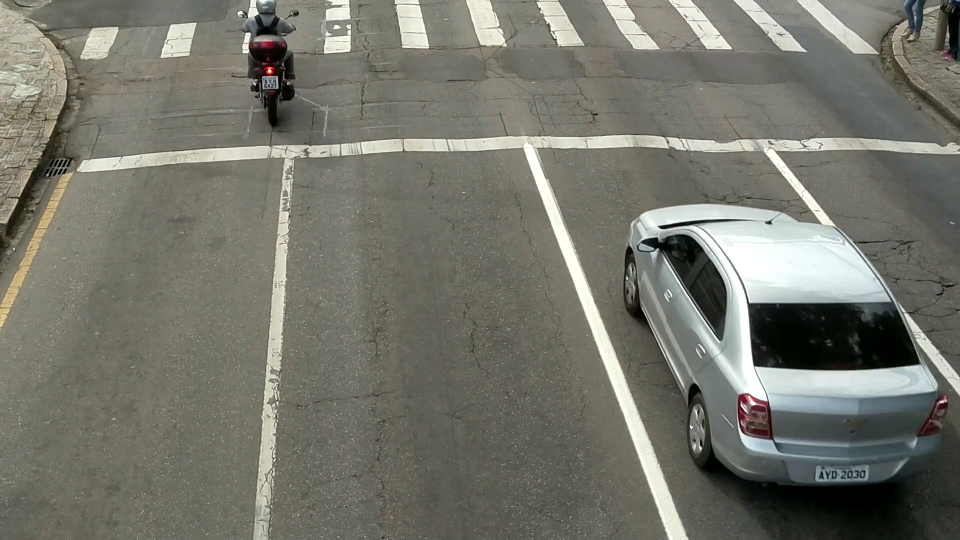
#> input picture speed/video01/frame_71.jpg, 1920 x 1080 px, given in place of video.mp4, which was not available (shown at 1/2 size)
$ jupyter execute --allow-errors alpr_ocr_from_scratch.ipynb   (text cells are left out)
#> lines starting #> are read from the running program, lines starting #| are printed output that depends on the picture; pictures that were not available may be replaced by others from this repository, and a replacement may not be noted
[cell 1]
from pathlib import Path
import xml.etree.ElementTree as ET
import re

import cv2
import numpy as np
import pandas as pd
from tqdm import tqdm

import matplotlib.pyplot as plt
import seaborn as sns

import pytesseract
import easyocr

[cell 2]
# Paths base del proyecto (ajustar si tu estructura es distinta)
ROOT = Path(".")
VIDEO_PATH = ROOT / "video01" / "video.mp4"
XML_VEHICLES = ROOT / "video01" / "vehicles.xml"

OUTPUT_DIR = ROOT / "outputs" / "plates"
OUTPUT_DIR.mkdir(parents=True, exist_ok=True)

print("VIDEO_PATH:", VIDEO_PATH.resolve())
print("XML_VEHICLES:", XML_VEHICLES.resolve())
print("OUTPUT_DIR:", OUTPUT_DIR.resolve())

# Configuración opcional de Tesseract (ajustar en tu Windows)
# Ejemplo típico:
# pytesseract.pytesseract.tesseract_cmd = r"C:\Program Files\Tesseract-OCR\tesseract.exe"

# Comprobación rápida (no rompe si no está instalado)
#> (the rest of this cell did not finish here and is left out)

[cell 3]
def load_gt_plates_from_xml(xml_path: Path) -> pd.DataFrame:
    """
    Lee el XML de vehicles y arma un DataFrame con las regiones de patente.

    Parámetros:
      - xml_path: ruta al archivo vehicles.xml.

    Returns:
      - DataFrame con una fila por vehículo con patente visible:
        columnas: frame, lane, x1, y1, x2, y2, w, h,
                  radar_frame_start, radar_frame_end, radar_speed.
    """
    tree = ET.parse(str(xml_path))
#> (reads speed/video01/vehicles.xml from the repository)
    root = tree.getroot()
    gtruth = root.find("gtruth")

    rows = []
    for veh in gtruth.findall("vehicle"):
        if veh.get("plate", "False") != "True":
            continue

        iframe = int(veh.get("iframe"))
        lane = int(veh.get("lane"))

        region = veh.find("region")
        x = int(region.get("x"))
        y = int(region.get("y"))
        w = int(region.get("w"))
        h = int(region.get("h"))
        x1, y1 = x, y
        x2, y2 = x + w, y + h

        radar = veh.find("radar")
        if radar is not None:
            radar_frame_start = int(radar.get("frame_start"))
            radar_frame_end = int(radar.get("frame_end"))
            radar_speed = float(radar.get("speed"))
        else:
            radar_frame_start = np.nan
            radar_frame_end = np.nan
            radar_speed = np.nan

        rows.append(
            dict(
                frame=iframe,
                lane=lane,
                x1=x1,
                y1=y1,
                x2=x2,
                y2=y2,
                w=w,
                h=h,
                radar_frame_start=radar_frame_start,
                radar_frame_end=radar_frame_end,
                radar_speed=radar_speed,
            )
        )

    df = pd.DataFrame(rows).reset_index().rename(columns={"index": "idx"})
    return df

[cell 4]
df_gt_plates = load_gt_plates_from_xml(XML_VEHICLES)
print("Cantidad de vehículos con patente visible:", len(df_gt_plates))
df_gt_plates.head()

[cell 5]
fig, axes = plt.subplots(1, 2, figsize=(10, 4))

sns.histplot(df_gt_plates["frame"], bins=30, ax=axes[0])
axes[0].set_title("Distribución de frames con patente")
axes[0].set_xlabel("Frame")

sns.countplot(data=df_gt_plates, x="lane", ax=axes[1])
axes[1].set_title("Cantidad de patentes por carril")
axes[1].set_xlabel("Carril")

plt.tight_layout()
plt.show()
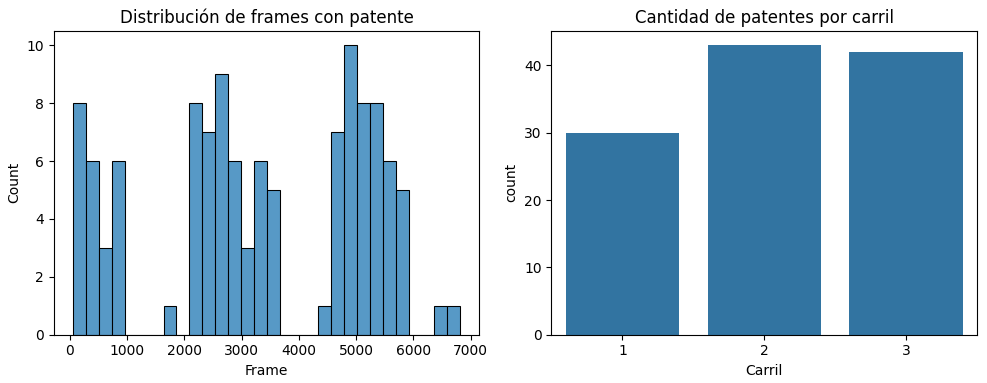
#> figure drawn by matplotlib, 2 panels; panel 1: tallest bar 10 high, from x = 4789.3 to 5014.6; panel 2: tallest bar 43 high, from x = 0.6 to 1.4

[cell 6]
def build_plate_crops(df_gt: pd.DataFrame, video_path: Path, margin: int = 4) -> pd.DataFrame:
    """
    Recorta las patentes del video usando el GT de df_gt.

    Parámetros:
      - df_gt: DataFrame con columnas frame, x1, y1, x2, y2, lane, etc.
      - video_path: ruta al archivo de video.
      - margin: margen extra (en píxeles) alrededor de la caja GT.

    Returns:
      - DataFrame df_crops con columnas:
        idx, frame, lane, x1, y1, x2, y2, crop_bgr, radar_speed, ...
    """
#> called with margin = 4
    cap = cv2.VideoCapture(str(video_path))
    if not cap.isOpened():
        raise RuntimeError(f"No se pudo abrir el video: {video_path}")

    crops = []
    current_frame_idx = None
    current_img = None

    for _, row in tqdm(df_gt.iterrows(), total=len(df_gt), desc="Recortando patentes"):
        frame_idx = int(row["frame"])

        # Si cambia el frame, reposicionamos el video
        if current_frame_idx != frame_idx:
            cap.set(cv2.CAP_PROP_POS_FRAMES, frame_idx)
            ret, frame = cap.read()
            if not ret:
                print(f"[WARN] No se pudo leer frame {frame_idx}")
                continue
            current_frame_idx = frame_idx
            current_img = frame

        h_img, w_img = current_img.shape[:2]

        x1 = int(row["x1"])
        y1 = int(row["y1"])
        x2 = int(row["x2"])
        y2 = int(row["y2"])

        # Aplicamos margen y recortamos respetando límites de la imagen
        x1m = max(0, x1 - margin)
        y1m = max(0, y1 - margin)
        x2m = min(w_img - 1, x2 + margin)
        y2m = min(h_img - 1, y2 + margin)

        crop = current_img[y1m:y2m, x1m:x2m].copy()

        crops.append(
            dict(
                idx=row["idx"],
                frame=frame_idx,
                lane=row["lane"],
                x1=x1m,
                y1=y1m,
                x2=x2m,
                y2=y2m,
                w=x2m - x1m,
                h=y2m - y1m,
                radar_speed=row["radar_speed"],
                crop_bgr=crop,
            )
        )
#> this loop made 31 passes
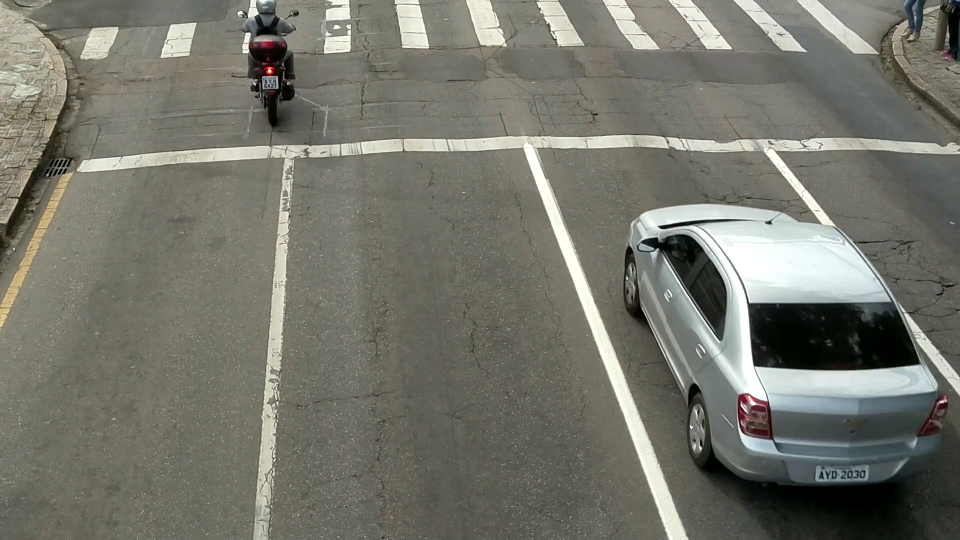
#> input picture speed/video01/frame_71.jpg, 1920 x 1080 px, given in place of video.mp4, which was not available (shown at 1/2 size)
#> pass 1, in build_plate_crops, `crop = current_img[y1m:y2m, x1m:x2m].copy()`:
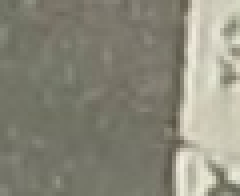
#> crop: shape (49, 60, 3) (shown 4 times larger); mean B, G, R 122.3, 136.5, 138
#> pass 2, in build_plate_crops, `crop = current_img[y1m:y2m, x1m:x2m].copy()`:
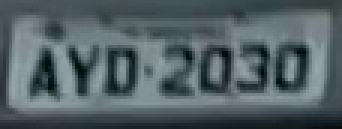
#> crop: shape (43, 114, 3) (shown 3 times larger); mean B, G, R 100, 96.5, 82.7
#> pass 3, in build_plate_crops, `crop = current_img[y1m:y2m, x1m:x2m].copy()`:
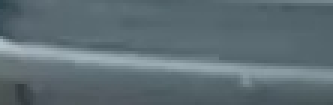
#> crop: shape (35, 111, 3) (shown 3 times larger); mean B, G, R 116, 109.4, 93.8
#> current_img is the input picture: shape (1080, 1920, 3); mean B, G, R 107.7, 117.7, 117.3
#> after the loop, crops = 30 items; current_frame_idx = 2265; ret = True

    cap.release()
    df_crops = pd.DataFrame(crops)
    return df_crops
